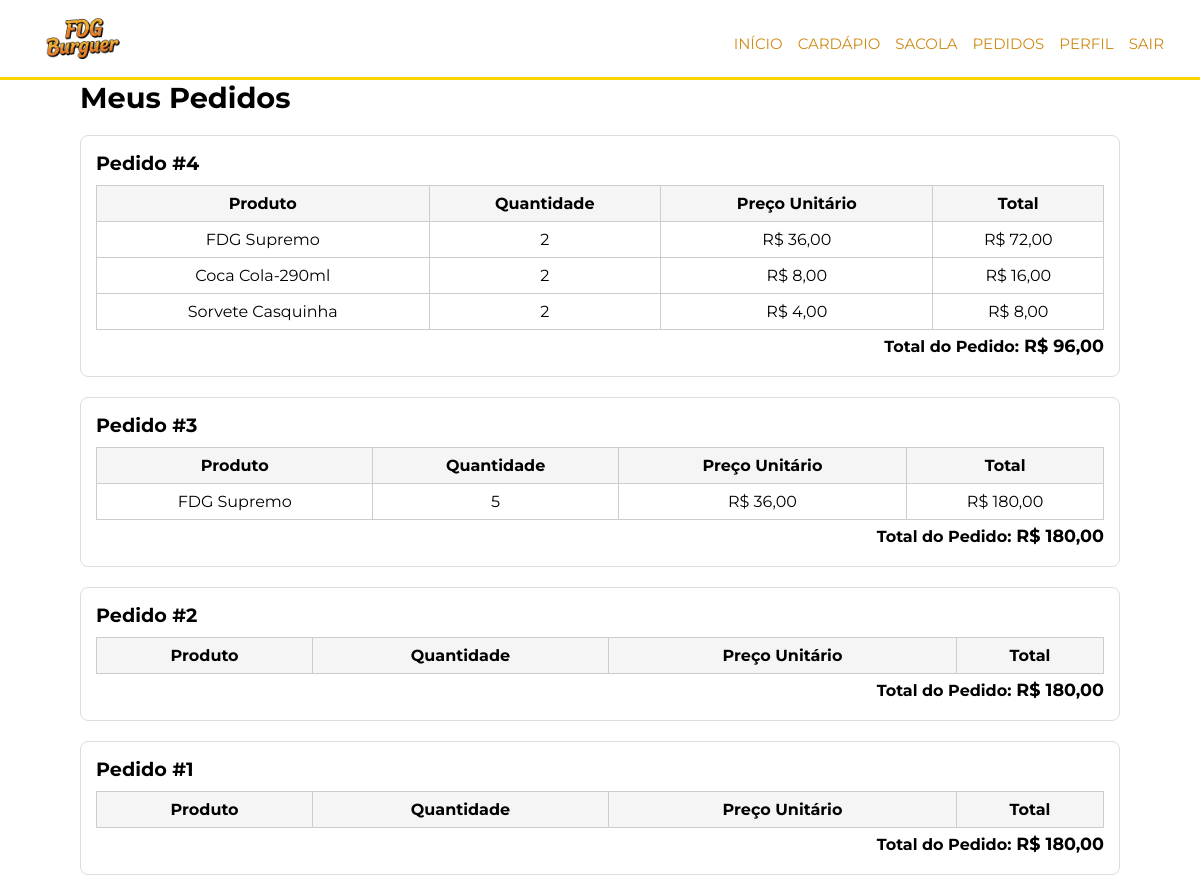
Page /pedidos (signed in) on the committed database.
### tables this page shows
CREATE TABLE tb_pedidos (
    ped_id INTEGER PRIMARY KEY AUTOINCREMENT,
    ped_usr_id INTEGER NOT NULL,
    ped_total REAL NOT NULL DEFAULT 0,
    FOREIGN KEY(ped_usr_id) REFERENCES tb_usuarios(usr_id) ON DELETE CASCADE
);

CREATE TABLE tb_produtos (
    pro_id INTEGER PRIMARY KEY AUTOINCREMENT,
    pro_nome TEXT NOT NULL,
    pro_preco TEXT NOT NULL,
    pro_url_imagem TEXT NOT NULL,
    pro_categoria TEXT NOT NULL
);

### app.py (the view)
@app.route("/pedidos")
@login_required
def ver_pedidos():
    pedidos = Pedido.all(current_user.id)
    return render_template("pedidos.html", pedidos=pedidos)

### app.py (called while the page is built)
@login_manager.user_loader
def load_user(user_id):
    return User.get(user_id)

@app.context_processor
def compartilhar_autenticado(): #Decorator com função que compartilha a informação do estado do usuário (logado ou não logado), para a personalização da navbar
    return {"is_authenticated": current_user.is_authenticated}

### models/__init__.py (called while the page is built)
    @classmethod
    def get(cls, user_id):
        conexao = obter_conexao()
        sql = "SELECT * FROM tb_usuarios WHERE usr_id = ?"
        resultado = conexao.execute(sql, (user_id,)).fetchone()
        conexao.close()
        if resultado:
            return User(id=resultado['usr_id'],email=resultado['usr_email'], senha_hash=resultado['usr_senha'], is_admin=bool(resultado['usr_is_admin']),cpf=resultado["usr_cpf"],nome=resultado["usr_nome"])
        return None

    @classmethod
    def get(cls, produto_id):
        conexao = obter_conexao()
        sql = "SELECT * FROM tb_produtos WHERE pro_id = ?"
        resultado = conexao.execute(sql, (produto_id,)).fetchone()
        conexao.close()
        if resultado:
            return Produto(id=resultado['pro_id'], nome=resultado['pro_nome'], preco=float(resultado['pro_preco']), url_imagem=resultado['pro_url_imagem'], categoria=resultado['pro_categoria'])
        return None

    @classmethod
    def all(cls, usuario_id):
        conexao = obter_conexao()
        sql = "SELECT * FROM tb_pedidos WHERE ped_usr_id = ? ORDER BY ped_id DESC"
        resultados = conexao.execute(sql, (usuario_id,)).fetchall()
        conexao.close()
        pedidos = []
        for i in resultados:
            pedido = Pedido(id=i['ped_id'], usuario_id=i['ped_usr_id'],total=i['ped_total'])
            itens = ItemPedido.all(pedido.id)
            for item in itens:
                item.produto = Produto.get(item.produto_id)
            pedido.itens = itens
            pedidos.append(pedido)
        return pedidos

    @classmethod
    def all(cls, pedido_id):
        conexao = obter_conexao()
        sql = "SELECT * FROM tb_itens_pedido WHERE itm_ped_id = ?"
        resultados = conexao.execute(sql, (pedido_id,)).fetchall()
        conexao.close()
        itens = []
        for i in resultados:itens.append(ItemPedido(id=i['itm_id'],pedido_id=i['itm_ped_id'],produto_id=i['itm_pro_id'],quantidade=i['itm_quantidade']))
        return itens

### storage/database.py (called while the page is built)
def obter_conexao():
    conexao = sqlite3.connect('storage/banco.db')
    conexao.row_factory = sqlite3.Row
    conexao.execute("PRAGMA foreign_keys = ON")
    return conexao

### templates/pedidos.html (shortened to what this page needs)
{% extends 'base.html' %}
{% block css %} <link rel="stylesheet" href="static/css/pedidos.css"> {% endblock %}
{% block conteudo %}
<main>
    <header>
        <h1>Meus Pedidos</h1>
    </header>
    {% if pedidos %}
        {% for pedido in pedidos %}
        <div class="pedido">
            <h2>Pedido #{{ pedido.id }}</h2>
            <table>
                <thead>
                    <tr>
                        <th>Produto</th>
                        <th>Quantidade</th>
                        <th>Preço Unitário</th>
                        <th>Total</th>
                    </tr>
                </thead>
                <tbody>
                    {% for item in pedido.itens %}
                    <tr>
                        <td>{{ item.produto.nome }}</td>
                        <td>{{ item.quantidade }}</td>
                        <td>R$ {{ "{:,.2f}".format(item.produto.preco).replace(",", "X").replace(".", ",").replace("X", ".") }}</td>
                        <td>R$ {{ "{:,.2f}".format(item.produto.preco * item.quantidade).replace(",", "X").replace(".", ",").replace("X", ".") }}</td>
                    </tr>
                    {% endfor %}
                </tbody>
            </table>
            <p class="total"><strong>Total do Pedido:</strong> R$ {{ "{:,.2f}".format(pedido.total).replace(",", "X").replace(".", ",").replace("X", ".") }}</p>
        </div>
        {% endfor %}
    {% else %}
        <p class="vazio">Você ainda não fez nenhum pedido.</p>
    {% endif %}
</main>
{% endblock %}

### templates/base.html (shortened to what this page needs)
<!DOCTYPE html>
<html lang="pt-Br">
<head>
    <link rel="stylesheet" href="../static/css/base.css">
    <link rel="stylesheet" href="../static/css/navbar.css">
    {% block css %} {% endblock %}
</head>
<body>
    {% include '/includes/navbar.html'   %}
    {% block conteudo %}
    {% endblock %}
</body>
</html>

### templates/includes/navbar.html (shortened to what this page needs)
<nav id="navbar">
    <a href="{{ url_for('home') }}"> <img class="logo" src="../../static/images/fdglogo2.png" alt=""></A>
    <div class="links">
        <a href="{{ url_for('home') }}"> INÍCIO</a>
        {% if is_authenticated %}
            <a href="{{ url_for('cardapio') }}">CARDÁPIO</a>
            <a href="{{ url_for('ver_sacola') }}">SACOLA</a>
            <a href="{{ url_for('ver_pedidos') }}">PEDIDOS</a>
            <a href="{{ url_for('profile')}}" class="profile">PERFIL</a>
            <a href="{{ url_for('logout') }}">SAIR</a>
        {% endif %}
    </div>
</nav>

### static/css/base.css (style rules this page uses)
* { box-sizing: border-box; margin: 0; padding: 0; font-family: 'Montserrat'; font-size: 16px; }
html, body { height: 100%; overflow-x: hidden; }
main { padding-top: 10vh }

### static/css/navbar.css (style rules this page uses)
nav { position: fixed; display: flex; align-items: center; height: 10vh; width: 100%; background-color: rgb(255, 255, 255); padding: 0% 3%; border-bottom: 3.5px solid rgb(255, 213, 0); z-index: 999; }
nav .logo { height: 25%; width: 25%; }
nav .links { display: flex; width: 80%; margin: 10px 0px 0px 10px; gap: 15px; justify-content: flex-end; }
nav .links a { font-size: 15px; color: #ce8b17; text-decoration: none; }

### static/css/pedidos.css (style rules this page uses)
main { width: 100%; height: 100%; padding: 20px; padding: 10vh; }
header h1 { font-size: 1.8rem; margin-bottom: 20px; }
.pedido { background: #fff; border: 1px solid #ddd; padding: 15px; margin-bottom: 20px; border-radius: 8px; }
.pedido h2 { font-size: 1.2rem; margin-bottom: 10px; }
.pedido p { margin: 5px 0; }
.pedido table { width: 100%; border-collapse: collapse; margin-top: 10px; }
.pedido table th, .pedido table td { border: 1px solid #ccc; padding: 8px; text-align: center; }
.pedido table th { background-color: #f5f5f5; }
.total { text-align: right; font-size: 1.1rem; margin-top: 10px; font-weight: bold; }

### rows in the picture
tb_pedidos: id "4", quantidade "2" "2" "2", produto "36,00" "8,00" "4,00", produto "72,00" "16,00" "8,00", ped_total "96,00"
tb_produtos: produto.nome "FDG Supremo" "FDG Supremo"
tb_produtos: produto.nome "Coca Cola-290ml"
tb_produtos: produto.nome "Sorvete Casquinha"
tb_pedidos: id "3", quantidade "5", produto "36,00", produto "180,00", ped_total "180,00"
tb_pedidos: id "2", ped_total "180,00"
tb_pedidos: id "1", ped_total "180,00"
